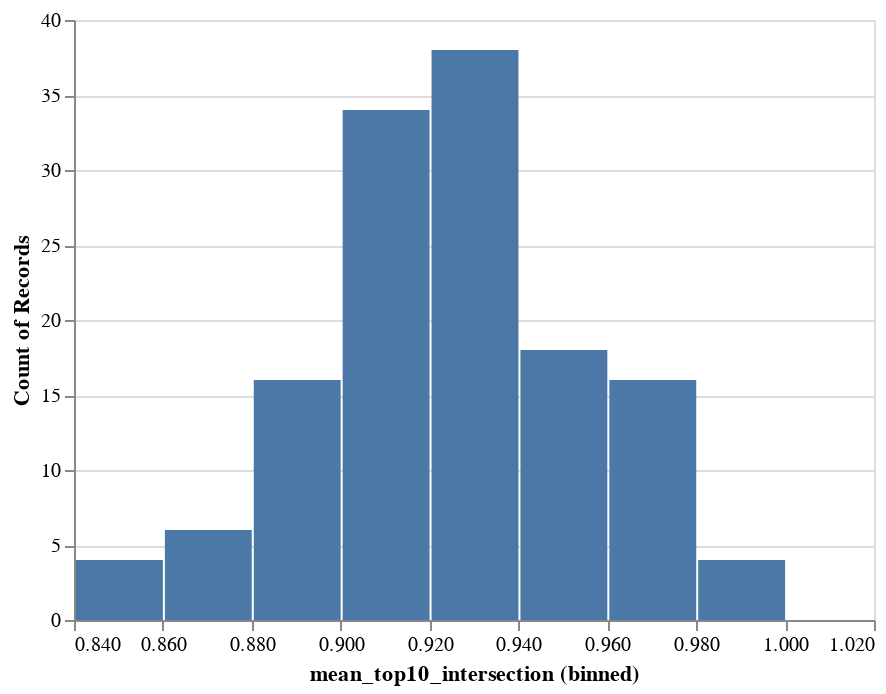

Write notebook code for a chart like this one.
### Code cell
graph_data = ms.groupby(['frac','Year','Method'])['mean_top10_intersection'].mean().to_frame().reset_index()
alt.Chart(graph_data).mark_bar().encode(
    alt.X("mean_top10_intersection:Q", bin=True),
    y='count()',
)

### Figure 1 — Vega-Lite specification as saved in the notebook (floating-point values rounded to 4 significant figures; data arrays with more than 128 entries replaced by an {"elided": "..."} marker saying what was removed)
{"config": {"view": {"continuousWidth": 400, "continuousHeight": 300}}, "data": {"name": "data-4d918d16a468a8024c7f238cb8ce5722"}, "mark": "bar", "encoding": {"x": {"type": "quantitative", "bin": true, "field": "mean_top10_intersection"}, "y": {"type": "quantitative", "aggregate": "count"}}, "$schema": "https://vega.github.io/schema/vega-lite/v4.8.1.json", "datasets": {"data-4d918d16a468a8024c7f238cb8ce5722": {"elided": "136 records"}}}
